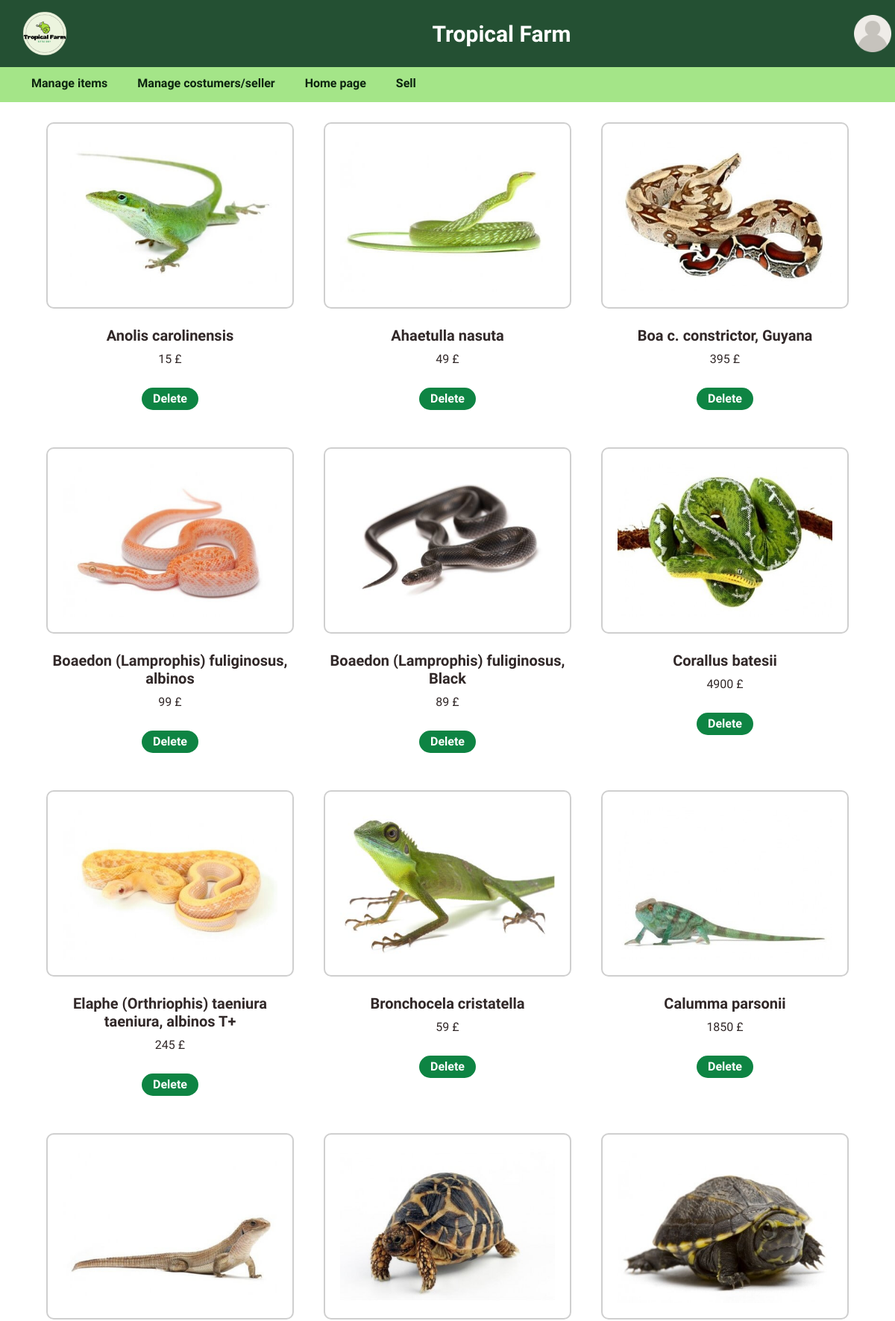
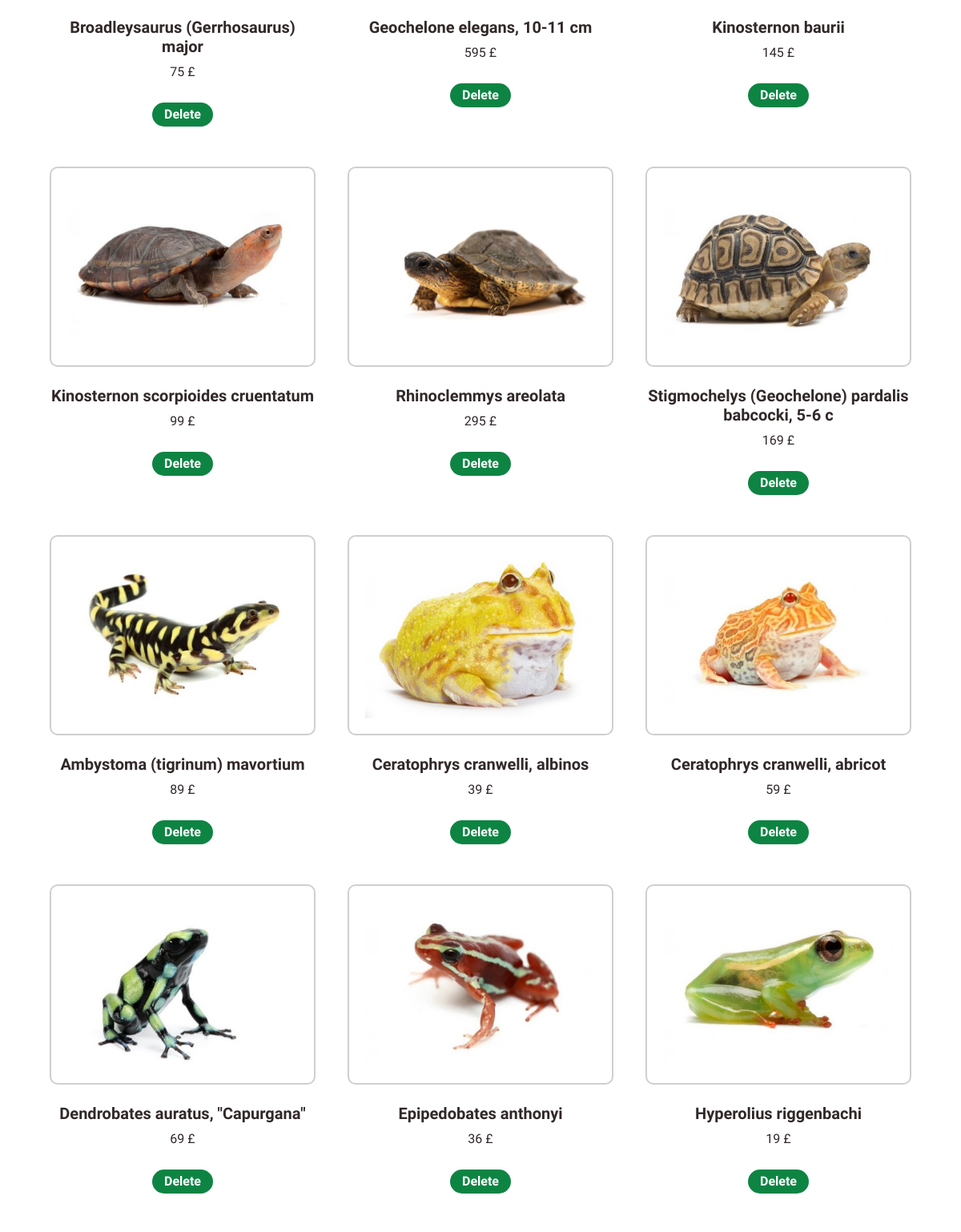
The app's page /manageitem.php (upper part) with its own data (2 pictures, top to bottom).
### tables this page shows
CREATE TABLE IF NOT EXISTS `item` (
  `iditem` int NOT NULL AUTO_INCREMENT,
  `name` varchar(50) NOT NULL,
  `category` varchar(50) NOT NULL,
  `second_category` varchar(50) NOT NULL,
  `description` varchar(1000) NOT NULL,
  `photo` varchar(50) NOT NULL,
  `price` int NOT NULL,
  `stock` varchar(50) NOT NULL,
  `sell` varchar(50) DEFAULT NULL,
  `auction` varchar(50) DEFAULT NULL,
  `trade` varchar(50) DEFAULT NULL,
  PRIMARY KEY (`iditem`)
);

### manageitem.php (the view, shortened to what this page needs)
<!DOCTYPE html>
<html>
<head>
<link href="https://cdn.jsdelivr.net/npm/bootstrap@5.3.0/dist/css/bootstrap.min.css" rel="stylesheet">
<link href="style.css" rel="stylesheet" type="text/css"/>
</head>
<body>
  <div class="headnav">
<?php
if(!isset($_SESSION["photo"])){
  $imageURL = "image/user.png";
}
else{
$imageURL = "image/" . $_SESSION["photo"];
}
?>
      <?php if(isset($_SESSION["role"])){ echo '<header style="background-color: ' . $_SESSION["background"] . ';">'; }
            else{echo '<header>';}?>
            <div class="logo">
              <img src="image\logo.png" alt="Logo">
            </div>
            <div class="titre"><a href="http://localhost:80/Tropical-Farm/index.php" class="titre">Tropical Farm</a></div>
            <div class="dropdown">
              <a href="http://localhost:80/Tropical-Farm/login.php" class="dropdown-btn"><img src="<?php echo $imageURL; ?>" width="50px" height="50px"></a>
            </div>
          </header>
<nav>
    <ul class="categories">
      <li>
        <a href="http://localhost:80/Tropical-Farm/manageitem.php">Manage items</a>
      </li>
      <li>
        <a href="http://localhost:80/Tropical-Farm/manageusers.php">Manage costumers/seller</a>
      </li>
      <li>
        <a href="http://localhost:80/Tropical-Farm/index.php">Home page</a>
      </li>
      <li>
        <a href="http://localhost:80/Tropical-Farm/seller.php">Sell</a>
      </li>
    </ul>
  </nav>
  </div>
  <br><br><br><br><br><br>
<div class="container">
<?php
$serveur = "localhost";
$utilisateur = "root";
$motDePasse = "";
$baseDeDonnees = "tropicalfarm";
$connexion = mysqli_connect($serveur, $utilisateur, $motDePasse, $baseDeDonnees);
$query = "SELECT * FROM item";
$resultat = mysqli_query($connexion, $query);
while ($row = mysqli_fetch_assoc($resultat)) {
  echo '<div class="item">';
  echo "<img src= image/". $row['photo'] ." alt='Image' /><br>";
  echo "<center><h5><b>" . $row['name'] . "</b></h5>";
  echo "<p>" .$row['price'] . "  £</p></center>";
  echo '<center><button onclick="deleteItem(' . $row['iditem'] . ')">Delete</button></div>';
 }
?>
</div>
</body>
</html>

### style.css (style rules this page uses)
body { font-family: 'Didact Gothic', sans-serif; }
.headnav { position: fixed; top: 0; width: 100%; z-index: 9999; }
header { display: flex; align-items: center; justify-content: space-between; background-color: #245033; padding: 5px; }
.logo img { width: 80px; height: 80px; margin-left: 15px; margin-right: 100px; }
.titre { color: #ffffff; font-size: 30px; font-weight: bold; text-decoration: none; }
nav { background-color: #9de37eeb; padding: 5px; display: flex; align-items: center; }
nav .categories { list-style-type: none; display: flex; gap: 40px; margin-top: 5px; margin-bottom: 8px; margin-left: 5Px; }
nav .categories li a { color: #0d2410; text-decoration: none; font-size: 16px; font-weight: bold; }
nav .categories li { position: relative; }
.container { display: grid; grid-template-columns: repeat(3,1fr); justify-content: space-between; }
.item { flex-basis: 25%; color: rgb(49, 40, 40); padding: 20px; }
.item img { border: 2px solid; border-radius: 10px; border-color: rgb(207, 207, 207); display: block; display: block; max-width: 100%; padding: 20px; width: 400px; height: 250px; }
.item button { border: none; border-radius: 55px; background-color: rgb(14, 132, 67); margin: 10px; padding-left: 15px; padding-right: 15px; color:rgb(255, 255, 255); font-weight: bold; height: 30px; width: auto; text-decoration:none ; }

### records on screen
item: photo (picture), name "Anolis carolinensis", price "15"
item: photo (picture), name "Ahaetulla nasuta", price "49"
item: photo (picture), name "Boa c. constrictor, Guyana", price "395"
item: photo (picture), name "Boaedon (Lamprophis) fuliginosus, albinos", price "99"
item: photo (picture), name "Boaedon (Lamprophis) fuliginosus, Black", price "89"
item: photo (picture), name "Corallus batesii", price "4900"
item: photo (picture), name "Elaphe (Orthriophis) taeniura taeniura, albinos T+", price "245"
item: photo (picture), name "Bronchocela cristatella", price "59"
item: photo (picture), name "Calumma parsonii", price "1850"
item: photo (picture), name "Broadleysaurus (Gerrhosaurus) major", price "75"
item: photo (picture), name "Geochelone elegans, 10-11 cm", price "595"
item: photo (picture), name "Kinosternon baurii", price "145"
item: photo (picture), name "Kinosternon scorpioides cruentatum", price "99"
item: photo (picture), name "Rhinoclemmys areolata", price "295"
item: photo (picture), name "Stigmochelys (Geochelone) pardalis babcocki, 5-6 c", price "169"
item: photo (picture), name "Ambystoma (tigrinum) mavortium", price "89"
item: photo (picture), name "Ceratophrys cranwelli, albinos", price "39"
item: photo (picture), name "Ceratophrys cranwelli, abricot", price "59"
item: photo (picture), name "Dendrobates auratus, \"Capurgana\"", price "69"
item: photo (picture), name "Epipedobates anthonyi", price "36"
item: photo (picture), name "Hyperolius riggenbachi", price "19"
